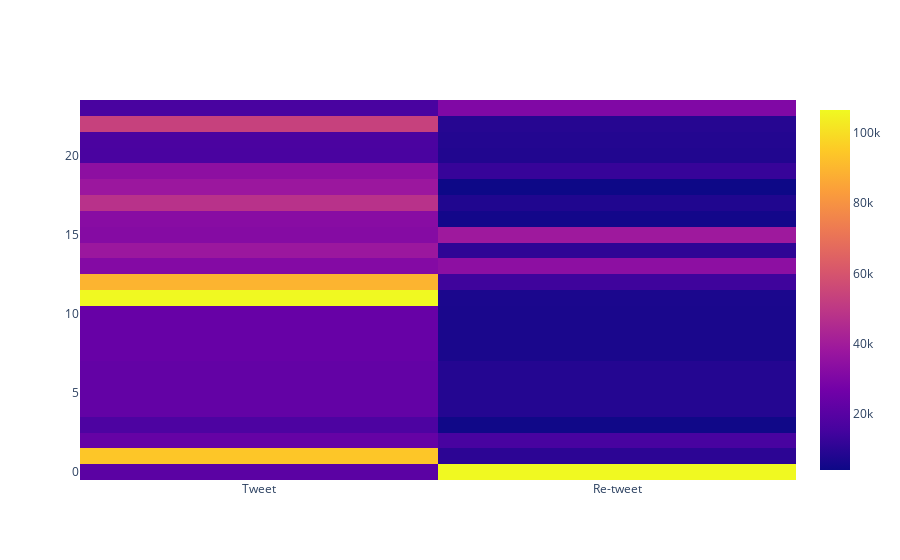

The notebook cell saved with this chart:
### Code cell
import plotly.graph_objects as go

fig = go.Figure(data=go.Heatmap(
                   z=new_data['retweet_count'],
                   y=new_data['Hour_of_tweet'],
                   x=new_data['Is_retweet'],
                   hoverongaps = False))
fig.show()

### Figure 1 — Plotly figure (JSON) as saved in the notebook; plotly's stock layout.template omitted (floating-point values rounded to 4 significant figures; data arrays with more than 128 entries replaced by an {"elided": "..."} marker saying what was removed)
{"data": [{"hoverongaps": false, "type": "heatmap", "x": {"elided": "500 str values"}, "y": {"elided": "500 str values"}, "z": {"elided": "500 int values"}}], "layout": {}}
